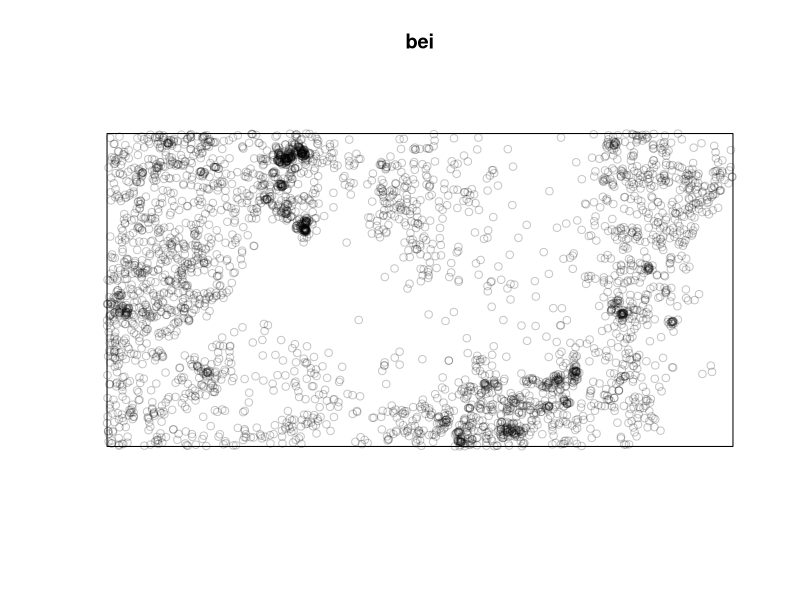
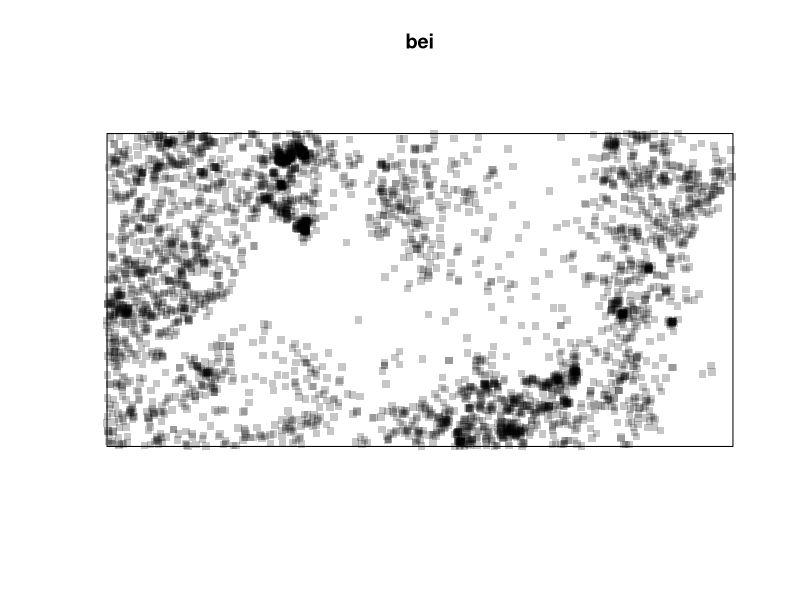
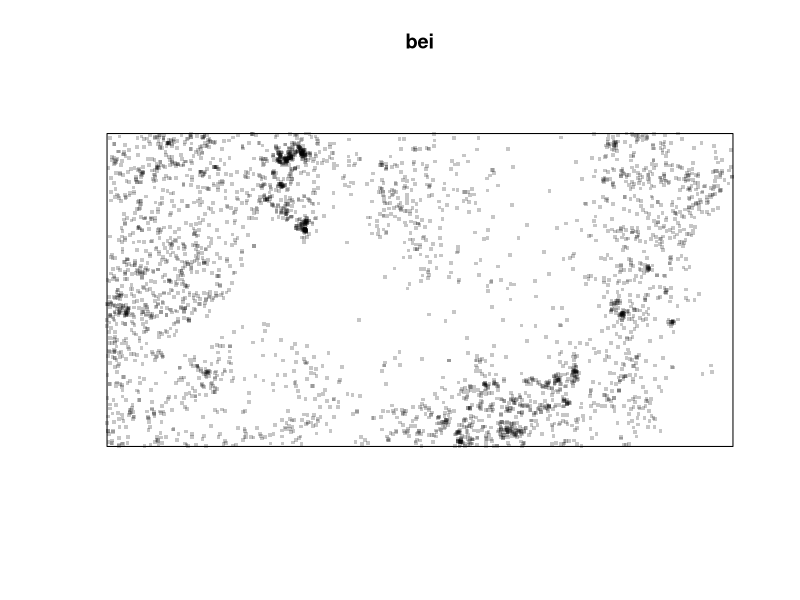
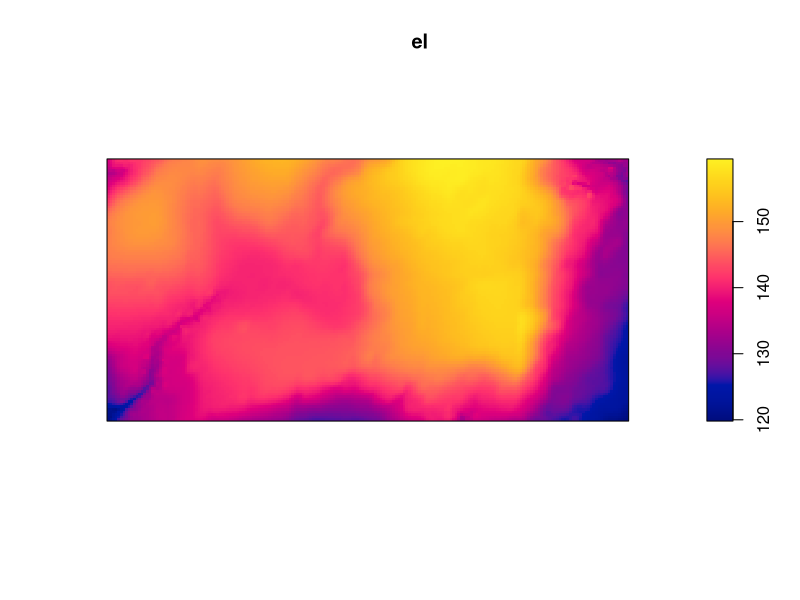
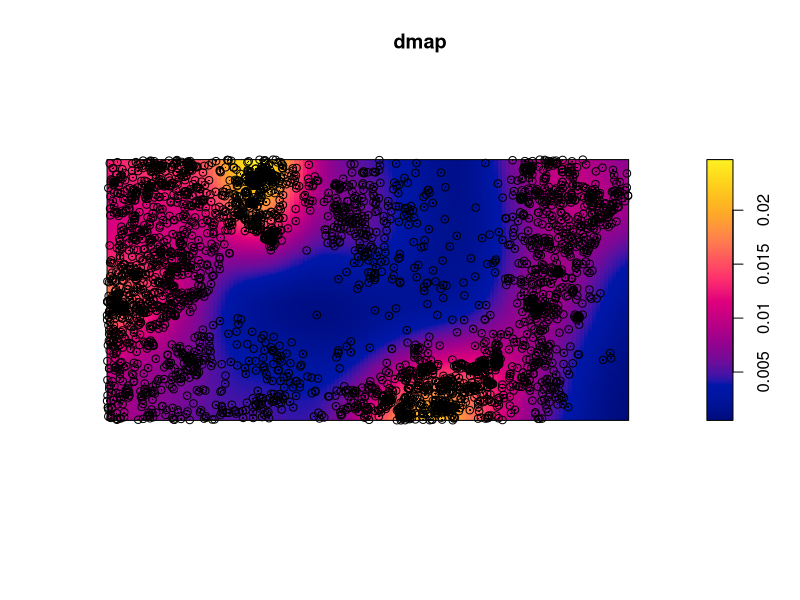
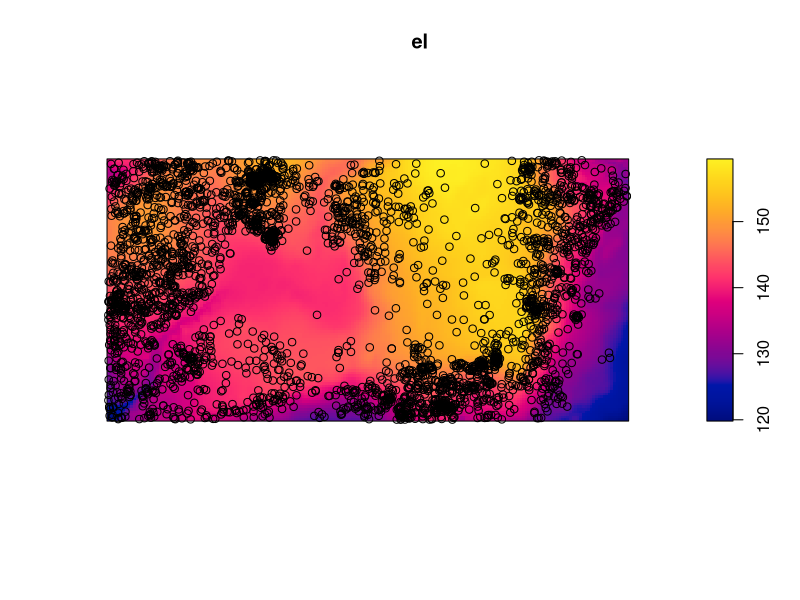
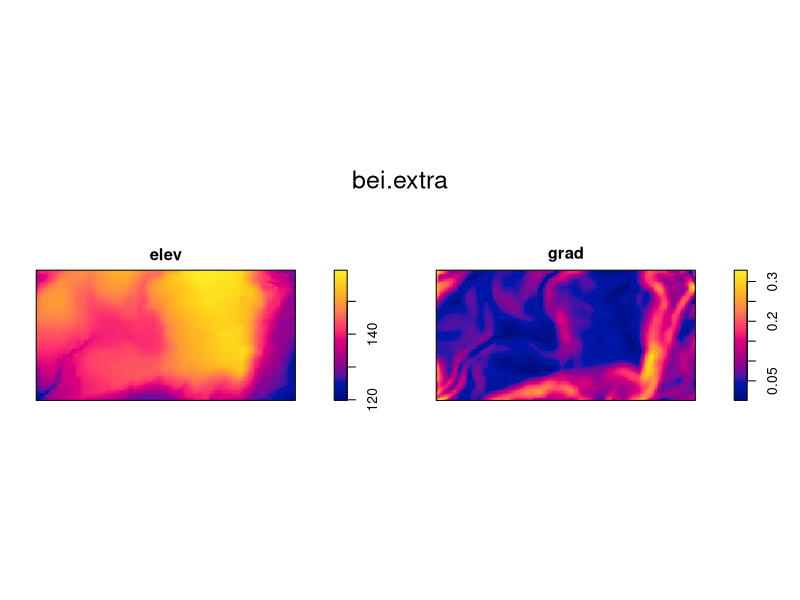
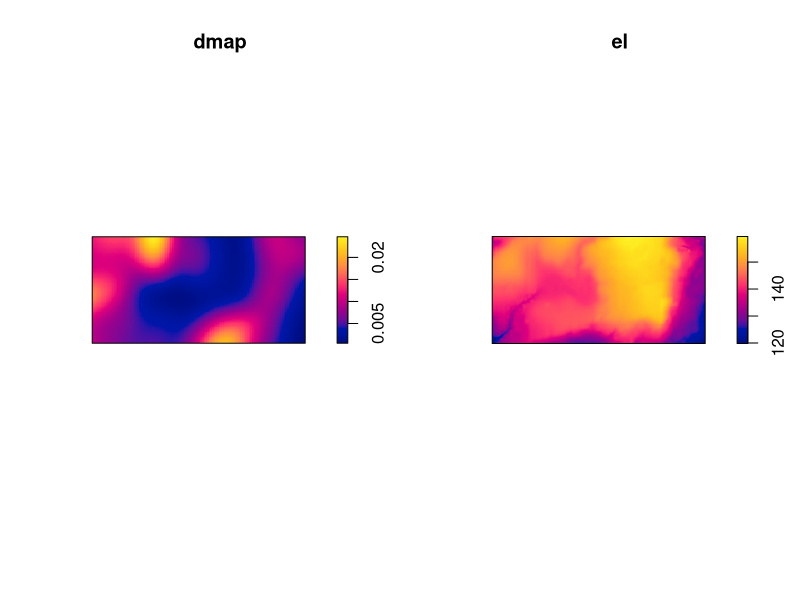

R code for these plots, in order:
#Code for studying population spread over space

install.packages("spatstat")

library(spatstat)

bei #points spread in a space

plot(bei) #see points spread over space

#changing characters
plot(bei, pch=15)

#decrease size of points bcs they are clumped together
 plot(bei, pch=15, cex=0.5)

#inside spatstat package there are variables representing the way the pop is spread
bei.extra #anciallary variables, elevation and gradient #what is it about?# are images composed of pixels

#selecting only the elevation
el <- bei.extra$elev
plot(el)

#other way, when have table called bei.extra and a column where el is the first. 
el <- bei.extra[[1]] #using double square brackets because its not a simple table but an image

#density map to go from points to a density map
dmap<-density(bei)
plot(dmap) #density mapof spread of my population

#put points on top of the map
points(bei)

points(bei,pch=15,cex=0.2) #changed look of points

plot(el)
points(bei) #at higher elevations thereare less points

plot(bei.extra) #dataset with compositionof 2 datasets,elevation and gradient

#plotting together the density map and the elevation
#one object is dmap, and the other is el. how to plot dmap beside el?

#create a multiframe, so put in same graph several plots. one row and 2 columns. 
par(mfrow=c(1,2))
plot(dmap)
plot(el)

dev.off() #R will close any device, in case R explodes

cl<-colorRampPalette(c("pink","purple","orange"))(100) #(100) is nb of intermediate colors one after the other
plot(dmap, col=cl)

#r colors are here 
# https://r-charts.com/colors/

#plot the dmap with 2 different color ramps one on top of the other
par(mfrow=c(2,1))
plot(dmap, col=cl)
cl2<-colorRampPalette(c("lightpink", "lightblue1", "purple"))(100)
plot(el, col=cl2)
